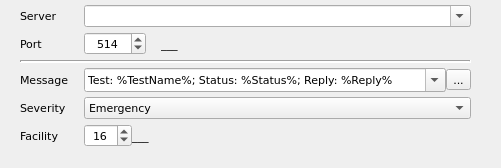
<?xml version="1.0" encoding="UTF-8"?>
<ui version="4.0">
 <class>SyslogWidget</class>
 <widget class="QWidget" name="SyslogWidget">
  <property name="geometry">
   <rect>
    <x>0</x>
    <y>0</y>
    <width>501</width>
    <height>168</height>
   </rect>
  </property>
  <property name="font">
   <font>
    <family>DejaVu Sans</family>
    <pointsize>8</pointsize>
   </font>
  </property>
  <property name="windowTitle">
   <string>Form</string>
  </property>
  <layout class="QFormLayout" name="formLayout">
   <property name="horizontalSpacing">
    <number>15</number>
   </property>
   <property name="verticalSpacing">
    <number>5</number>
   </property>
   <property name="leftMargin">
    <number>20</number>
   </property>
   <property name="topMargin">
    <number>5</number>
   </property>
   <property name="rightMargin">
    <number>30</number>
   </property>
   <item row="0" column="0">
    <widget class="QLabel" name="lblServer">
     <property name="text">
      <string>Server</string>
     </property>
    </widget>
   </item>
   <item row="0" column="1">
    <widget class="QComboBox" name="cmbServer">
     <property name="editable">
      <bool>true</bool>
     </property>
     <item>
      <property name="text">
       <string/>
      </property>
     </item>
     <item>
      <property name="text">
       <string>localhost</string>
      </property>
     </item>
    </widget>
   </item>
   <item row="1" column="0">
    <widget class="QLabel" name="lblPort">
     <property name="text">
      <string>Port</string>
     </property>
    </widget>
   </item>
   <item row="1" column="1">
    <layout class="QHBoxLayout" name="horizontalLayout_2">
     <property name="spacing">
      <number>15</number>
     </property>
     <item>
      <widget class="QSpinBox" name="spinPort">
       <property name="alignment">
        <set>Qt::AlignCenter</set>
       </property>
       <property name="minimum">
        <number>1</number>
       </property>
       <property name="maximum">
        <number>65535</number>
       </property>
       <property name="value">
        <number>514</number>
       </property>
      </widget>
     </item>
     <item>
      <widget class="QLabel" name="label_7">
       <property name="sizePolicy">
        <sizepolicy hsizetype="Expanding" vsizetype="Preferred">
         <horstretch>0</horstretch>
         <verstretch>0</verstretch>
        </sizepolicy>
       </property>
       <property name="text">
        <string>___</string>
       </property>
      </widget>
     </item>
    </layout>
   </item>
   <item row="2" column="0" colspan="2">
    <widget class="Line" name="line">
     <property name="lineWidth">
      <number>2</number>
     </property>
     <property name="orientation">
      <enum>Qt::Horizontal</enum>
     </property>
    </widget>
   </item>
   <item row="3" column="0">
    <widget class="QLabel" name="lblMessage">
     <property name="text">
      <string>Message</string>
     </property>
    </widget>
   </item>
   <item row="3" column="1">
    <layout class="QHBoxLayout" name="horizontalLayout">
     <property name="spacing">
      <number>0</number>
     </property>
     <item>
      <widget class="QComboBox" name="cmbMessage">
       <property name="editable">
        <bool>true</bool>
       </property>
       <property name="sizeAdjustPolicy">
        <enum>QComboBox::AdjustToMinimumContentsLengthWithIcon</enum>
       </property>
       <item>
        <property name="text">
         <string>Test: %TestName%; Status: %Status%; Reply: %Reply%</string>
        </property>
       </item>
      </widget>
     </item>
     <item>
      <widget class="QToolButton" name="btnMessage">
       <property name="text">
        <string>...</string>
       </property>
       <property name="icon">
        <iconset resource="../../qHostMonitor.qrc">
         <normaloff>:/img/loupe.png</normaloff>:/img/loupe.png</iconset>
       </property>
       <property name="iconSize">
        <size>
         <width>16</width>
         <height>16</height>
        </size>
       </property>
      </widget>
     </item>
    </layout>
   </item>
   <item row="4" column="0">
    <widget class="QLabel" name="lblSeverity">
     <property name="text">
      <string>Severity</string>
     </property>
    </widget>
   </item>
   <item row="4" column="1">
    <widget class="QComboBox" name="cmbSeverity">
     <item>
      <property name="text">
       <string>Emergency</string>
      </property>
     </item>
     <item>
      <property name="text">
       <string>Alert</string>
      </property>
     </item>
     <item>
      <property name="text">
       <string>Critical</string>
      </property>
     </item>
     <item>
      <property name="text">
       <string>Error</string>
      </property>
     </item>
     <item>
      <property name="text">
       <string>Warning</string>
      </property>
     </item>
     <item>
      <property name="text">
       <string>Notice</string>
      </property>
     </item>
     <item>
      <property name="text">
       <string>Info</string>
      </property>
     </item>
     <item>
      <property name="text">
       <string>Debug</string>
      </property>
     </item>
    </widget>
   </item>
   <item row="5" column="0">
    <widget class="QLabel" name="lblFacility">
     <property name="text">
      <string>Facility</string>
     </property>
    </widget>
   </item>
   <item row="5" column="1">
    <layout class="QHBoxLayout" name="horizontalLayout_3">
     <item>
      <widget class="QSpinBox" name="spinFacility">
       <property name="alignment">
        <set>Qt::AlignCenter</set>
       </property>
       <property name="maximum">
        <number>255</number>
       </property>
       <property name="value">
        <number>16</number>
       </property>
      </widget>
     </item>
     <item>
      <widget class="QLabel" name="label_6">
       <property name="sizePolicy">
        <sizepolicy hsizetype="Expanding" vsizetype="Preferred">
         <horstretch>0</horstretch>
         <verstretch>0</verstretch>
        </sizepolicy>
       </property>
       <property name="text">
        <string>___</string>
       </property>
      </widget>
     </item>
    </layout>
   </item>
  </layout>
 </widget>
 <resources>
  <include location="../../qHostMonitor.qrc"/>
  <include location="../../qHostMonitor.qrc"/>
 </resources>
 <connections/>
</ui>
